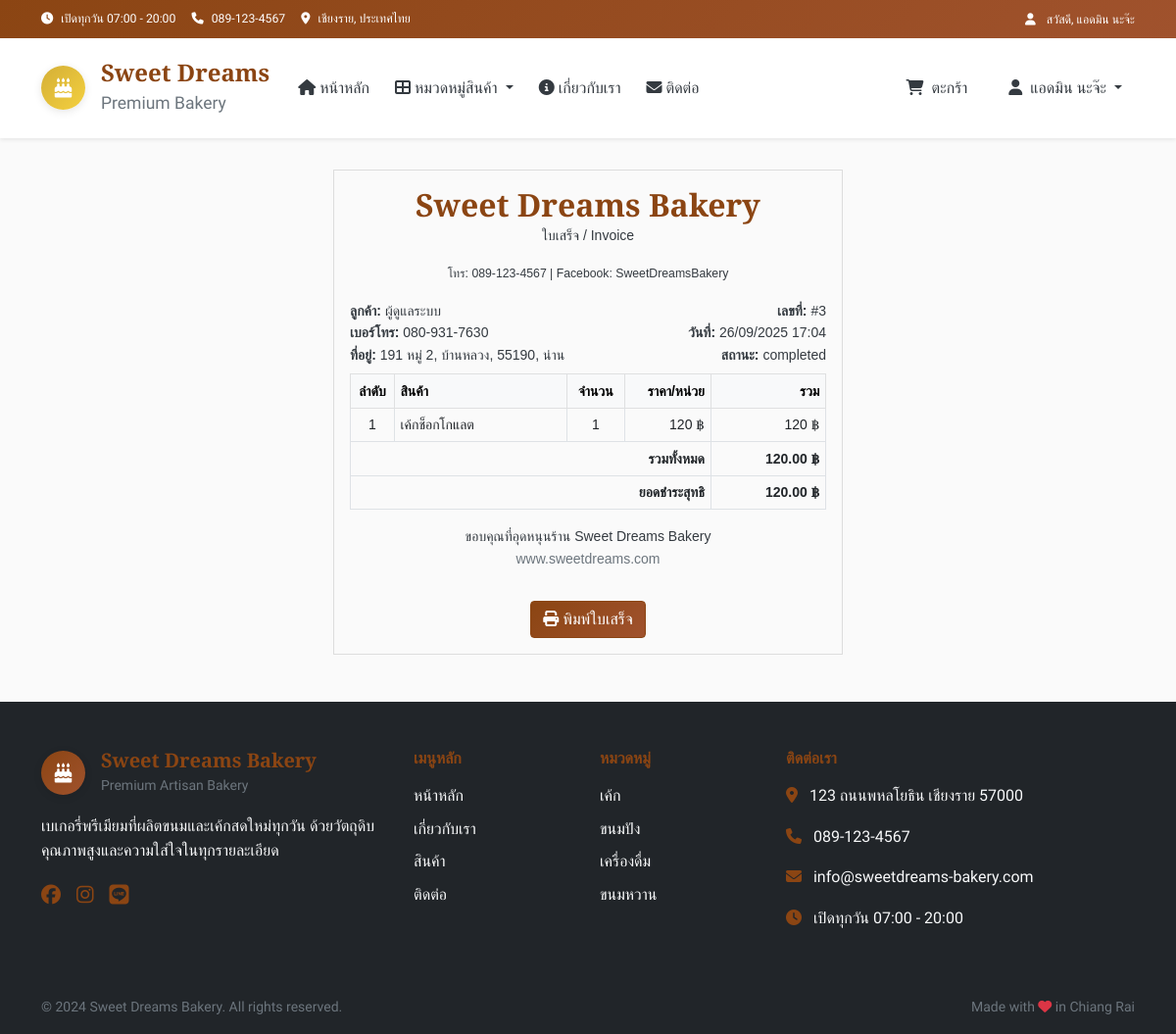
The app's page /admin/print_order/3 (signed in), older data.
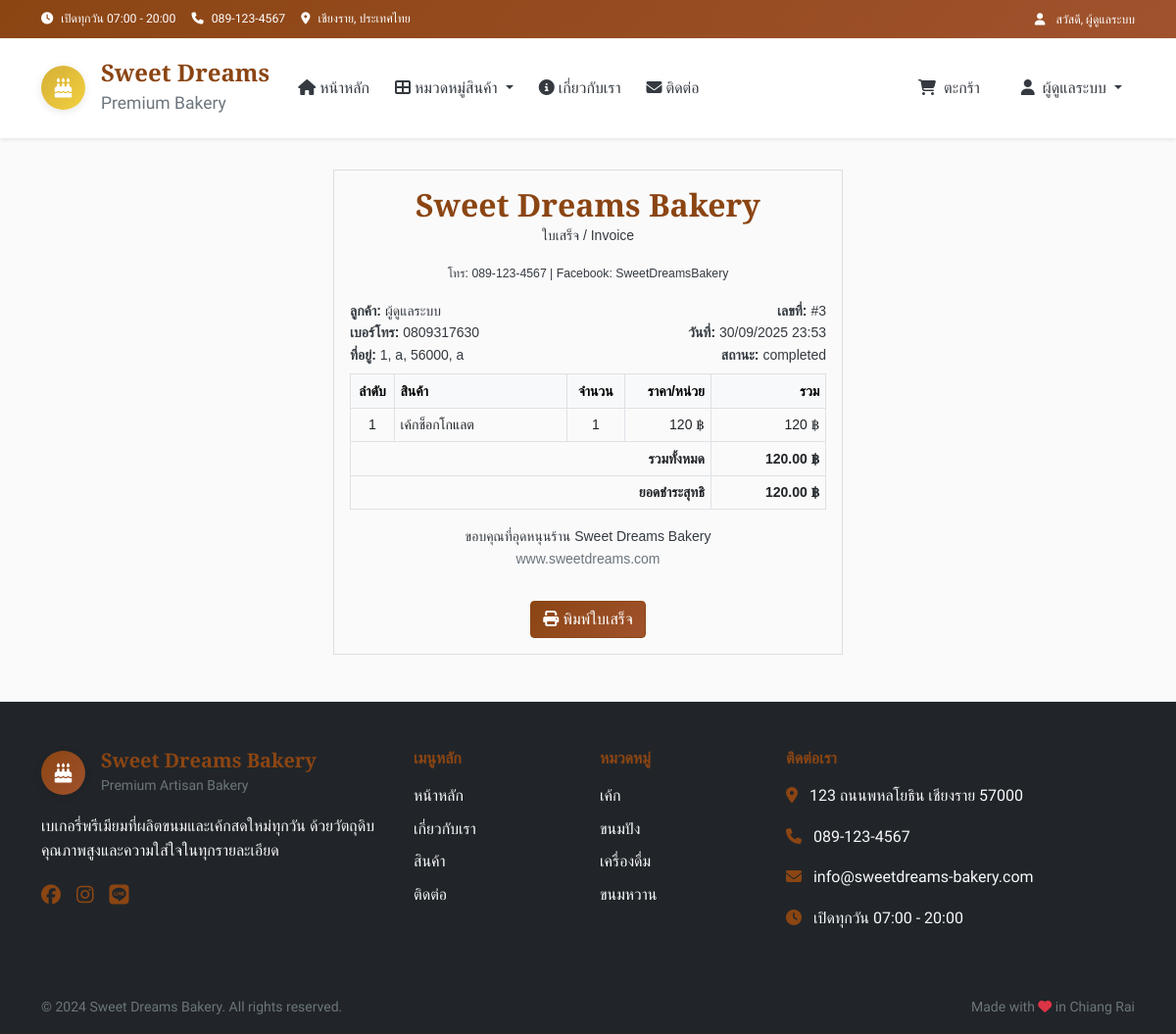
The same page, newer data.
### tables this page shows
CREATE TABLE users (
        id INTEGER PRIMARY KEY AUTOINCREMENT,
        username TEXT UNIQUE NOT NULL,
        email TEXT UNIQUE NOT NULL,
        password TEXT NOT NULL,
        full_name TEXT,
        phone TEXT,
        address TEXT,
        role TEXT DEFAULT 'customer',
        created_at TIMESTAMP DEFAULT CURRENT_TIMESTAMP
    );

CREATE TABLE orders (
        id INTEGER PRIMARY KEY AUTOINCREMENT,
        user_id INTEGER,
        total_amount DECIMAL(10,2) NOT NULL,
        status TEXT DEFAULT 'pending',
        customer_name TEXT NOT NULL,
        customer_phone TEXT NOT NULL,
        customer_address TEXT,
        cancelled_at DATETIME,
        notes TEXT,
        delivery_method TEXT DEFAULT 'delivery',
        created_at TIMESTAMP DEFAULT CURRENT_TIMESTAMP,
        FOREIGN KEY (user_id) REFERENCES users (id)
    );

### app.py (the view)
@app.route("/admin/print_order/<int:order_id>")
def admin_print_order(order_id):
    if session.get('role') != 'admin':
        flash('คุณไม่มีสิทธิ์เข้าถึงหน้านี้')
        return redirect(url_for('index'))
    conn = get_db_connection()
    try:
        order_row = conn.execute("""
            SELECT o.*, u.email as customer_email, u.username
            FROM orders o
            LEFT JOIN users u ON o.user_id = u.id
            WHERE o.id = ?
        """, (order_id,)).fetchone()
        if not order_row:
            flash('ไม่พบคำสั่งซื้อ')
            return redirect(url_for('admin_orders'))
        order = dict(order_row)
        if order.get("created_at"):
            try:
                if isinstance(order["created_at"], str):
                    formats = [
                        "%Y-%m-%d %H:%M:%S",
                        "%Y-%m-%d %H:%M:%S.%f",
                        "%Y-%m-%dT%H:%M:%S",
                        "%Y-%m-%dT%H:%M:%S.%f"
                    ]
                    parsed_date = None
                    for fmt in formats:
                        try:
                            parsed_date = datetime.strptime(order["created_at"], fmt)
                            break
                        except ValueError:
                            continue
                    order["created_at"] = parsed_date or datetime.now()
            except (ValueError, TypeError):
                order["created_at"] = datetime.now()
        items_rows = conn.execute("""
            SELECT oi.*, p.name as product_name, p.image as product_image
            FROM order_items oi
            LEFT JOIN products p ON oi.product_id = p.id
            WHERE oi.order_id = ?
            ORDER BY oi.id
        """, (order_id,)).fetchall()
        items = [dict(item) for item in items_rows]
        order['item_count'] = len(items)
        if not order.get('total_amount') or order['total_amount'] == 0:
            order['total_amount'] = sum(
                item.get('total_price', 0) or
                (item.get('quantity', 0) * item.get('unit_price', 0))
                for item in items
            )
        addr = None
        if order.get('user_id'):
            addr_rows = conn.execute("""
                SELECT *,
                       address ||
                       CASE WHEN city IS NOT NULL THEN ', ' || city ELSE '' END ||
                       CASE WHEN postal_code IS NOT NULL THEN ', ' || postal_code ELSE '' END ||
                       CASE WHEN province IS NOT NULL THEN ', ' || province ELSE '' END
                       AS full_address
                FROM addresses
                WHERE user_id = ?
                ORDER BY id DESC
                LIMIT 1
            """, (order['user_id'],)).fetchone()
            if addr_rows:
                addr = dict(addr_rows)
        return render_template(
            "print_order.html",
            order=order,
            items=items,
            addr=addr,
            now=datetime.now(),
            show_qr=True  # เปิดใช้ QR code
        )
    except Exception as e:
        flash(f'เกิดข้อผิดพลาด: {str(e)}')
        return redirect(url_for('admin_orders'))
    finally:
        conn.close()

### app.py (called while the page is built)
@app.template_filter('to_bangkok')
def to_bangkok_filter(value, fmt='%d/%m/%Y %H:%M'):
    if not value:
        return "N/A"
    if isinstance(value, str):
        try:
            value = datetime.fromisoformat(value)
        except ValueError:
            return value
    dt = value.replace(tzinfo=ZoneInfo("UTC")).astimezone(ZoneInfo("Asia/Bangkok"))
    return dt.strftime(fmt)

def get_db_connection():
    conn = sqlite3.connect(DB_NAME)
    conn.row_factory = sqlite3.Row
    return conn

def get_categories():
    conn = get_db_connection()
    categories = conn.execute(
        "SELECT * FROM categories ORDER BY display_order"
    ).fetchall()
    conn.close()
    return categories

def get_cart_total():
    cart = session.get('cart', {})
    total_items = sum(item['quantity'] for item in cart.values())
    total_price = sum(item['quantity'] * item['price'] for item in cart.values())
    return total_items, total_price

@app.context_processor
def inject_global_data():
    categories = get_categories()
    cart_total_items, _ = get_cart_total()
    return dict(
        categories=categories,
        cart_total_items=cart_total_items
    )

### templates/print_order.html (shortened to what this page needs)
{% extends "layout.html" %}
{% block content %}
<div class="invoice-box">
    <div class="invoice-header">
        <h2>Sweet Dreams Bakery</h2>
        <p>ใบเสร็จ / Invoice</p>
        <small>โทร: 089-123-4567 | Facebook: SweetDreamsBakery</small>
    </div>
    <div class="row mb-2">
        <div class="col-6">
            <strong>ลูกค้า:</strong> {{ order.customer_name | default('-') }}<br>
            <strong>เบอร์โทร:</strong> {{ order.customer_phone | default('-') }}<br>
            <strong>ที่อยู่:</strong> {{ addr.full_address | default('-') }}
        </div>
        <div class="col-6 text-end">
            <strong>เลขที่:</strong> #{{ order.id | default('-') }}<br>
            <strong>วันที่:</strong> {{ order.created_at|to_bangkok or now|to_bangkok }}<br>
            <strong>สถานะ:</strong> {{ order.status | default('-') }}
        </div>
    </div>
    <table class="table table-bordered w-100">
        <thead class="table-light">
            <tr>
                <th class="text-center" style="width:5%;">ลำดับ</th>
                <th style="width:30%;">สินค้า</th>
                <th class="text-center" style="width:10%;">จำนวน</th>
                <th class="text-end" style="width:15%;">ราคา/หน่วย</th>
                <th class="text-end" style="width:20%;">รวม</th>
            </tr>
        </thead>
        <tbody>
            {% for item in items %}
            <tr>
                <td class="text-center">{{ loop.index }}</td>
                <td>{{ item.product_name | default('-') }}</td>
                <td class="text-center">{{ item.quantity | default(0) }}</td>
                <td class="text-end">{{ "{:,.0f}".format(item.unit_price | default(item.price) | default(0)) }} ฿</td>
                <td class="text-end">{{ "{:,.0f}".format((item.quantity | default(0)) * (item.unit_price | default(item.price) | default(0))) }} ฿</td>
            </tr>
            {% else %}
            <tr>
                <td colspan="5" class="text-center text-muted">ยังไม่มีสินค้า</td>
            </tr>
            {% endfor %}
        </tbody>
        <tfoot>
            <tr>
                <th colspan="4" class="text-end">รวมทั้งหมด</th>
                <th class="text-end">{{ "{:,.2f}".format(order.total_amount | default(0)) }} ฿</th>
            </tr>
            <tr>
                <th colspan="4" class="text-end">ยอดชำระสุทธิ</th>
                <th class="text-end">{{ "{:,.2f}".format(order.total_amount - (order.discount|default(0)) + (order.tax|default(0))) }} ฿</th>
            </tr>
        </tfoot>
    </table>
    <div class="text-center mt-3">
        ขอบคุณที่อุดหนุนร้าน Sweet Dreams Bakery<br>
        <span class="text-muted">www.sweetdreams.com</span>
    </div>
    <div class="text-center no-print">
        <button onclick="window.print()" class="btn btn-primary mt-3">
            <i class="fas fa-print me-1"></i>พิมพ์ใบเสร็จ
        </button>
    </div>
</div>
{% endblock %}

### templates/layout.html (shortened to what the changed rows need)
<!DOCTYPE html>
<html lang="th" data-bs-theme="light">
<head>
    <link href="https://cdn.jsdelivr.net/npm/bootstrap@5.0.2/dist/css/bootstrap.min.css" rel="stylesheet">
    <link rel="stylesheet" href="https://cdnjs.cloudflare.com/ajax/libs/font-awesome/6.4.0/css/all.min.css">
    <link rel="stylesheet" href="{{ url_for('static', filename='css/main.css') }}">
    {% if session.get('role') == 'admin' %}
    <link rel="stylesheet" href="{{ url_for('static', filename='css/admin.css') }}">
    {% endif %}
</head>
<body>
    <header>
        <div class="top-bar bg-primary text-white py-2">
            <div class="container">
                <div class="row align-items-center">
                    <div class="col-md-4 text-end">
                        {% if session.get('user_id') %}
                            <small>
                                <i class="fas fa-user me-2"></i>
                                สวัสดี, {{ session.get('full_name') or session.get('username') }}
                            </small>
                        {% endif %}
                    </div>
                </div>
            </div>
        </div>
    </header>
    <nav class="navbar navbar-expand-lg navbar-light bg-white shadow-sm sticky-top" aria-label="Main navigation">
        <div class="container">
            <div class="collapse navbar-collapse" id="navbarNav">
                <ul class="navbar-nav ms-auto">
                    {% if session.get('user_id') %}
                        <li class="nav-item dropdown">
                            <a class="nav-link dropdown-toggle fw-500" href="#" role="button" data-bs-toggle="dropdown" aria-expanded="false">
                                <i class="fas fa-user me-1"></i>
                                <span class="d-none d-lg-inline">{{ session.get('full_name') or session.get('username') }}</span>
                            </a>
                        </li>
                    {% endif %}
                </ul>
            </div>
        </div>
    </nav>
    <main>
        {% block content %}{% endblock %}
    </main>
</body>
</html>

Row changes from the older to the newer data that the page shows:
no longer on this page (row edited): users: get "แอดมิน นะจ๊ะ"
changed orders "ผู้ดูแลระบบ": customer_phone "080-931-7630" → "0809317630"
Text that changed along with them:
{{ session.get('full_name') or session.get('username') }}: (not shown) → "ผู้ดูแลระบบ"
{{ addr.full_address | default('-') }}: "191 หมู่ 2, บ้านหลวง, 55190, น่าน" → "1, a, 56000, a"
{{ order.created_at|to_bangkok or now|to_bangkok }}: "26/09/2025 17:04" → "30/09/2025 23:53"
